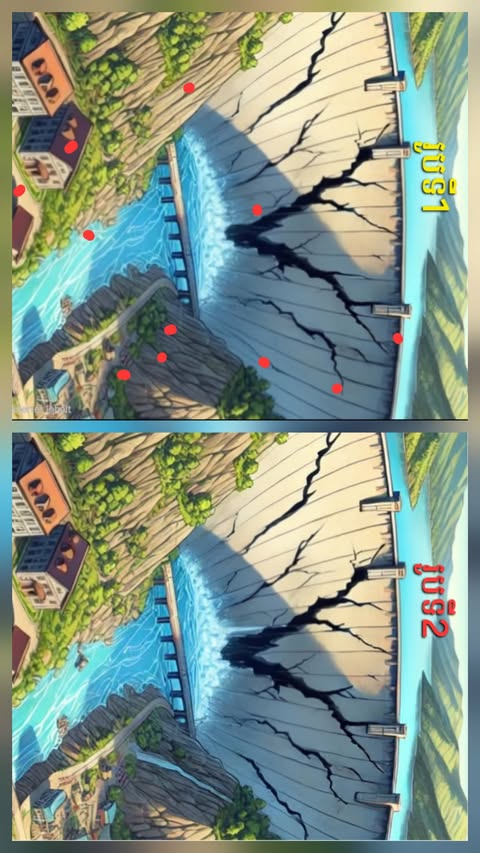
#> input picture spot_the_difference/correct_answers/answer_07.jpg, 480 x 853 px, found by its file name
$ python draw_ans7_red_circles.py
#> lines starting #> are read from the running program, lines starting #| are printed output that depends on the picture; after the words box and inside, x2 and y2 are one past the last pixel; in counts of white or black regions, pixels touching at a corner belong together
import cv2
import numpy as np

ans = cv2.imread("correct_answers/answer_07.jpg")
#> ans is the input picture: shape (853, 480, 3); mean B, G, R 135.3, 148.2, 131.3
hsv = cv2.cvtColor(ans, cv2.COLOR_BGR2HSV)
#> hsv: shape (853, 480, 3); mean H, S, V 65.2, 88.4, 162.1
mask1 = cv2.inRange(hsv, (0, 100, 100), (10, 255, 255))
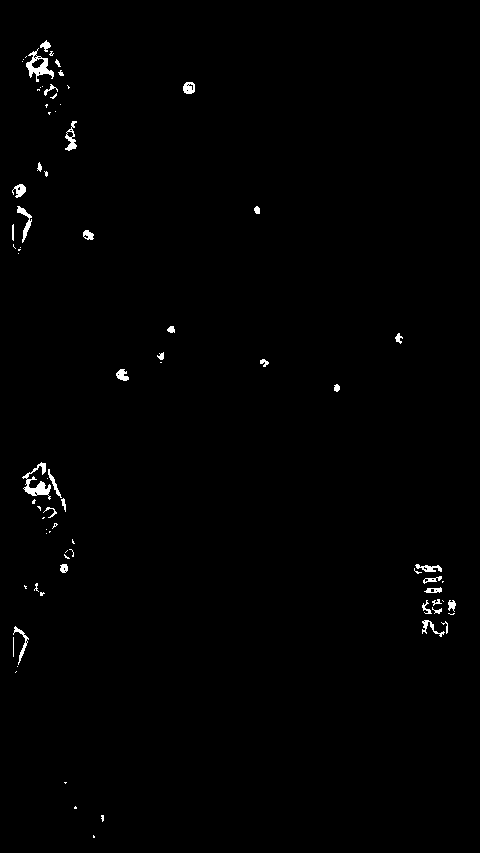
#> mask1: shape (853, 480); 0.76% white; 79 white regions (44 under 20 px), largest, box (x1, y1, x2, y2) and area: (22, 462, 51, 500) 377, (26, 48, 54, 82) 341, (17, 206, 32, 243) 168
mask2 = cv2.inRange(hsv, (170, 100, 100), (180, 255, 255))
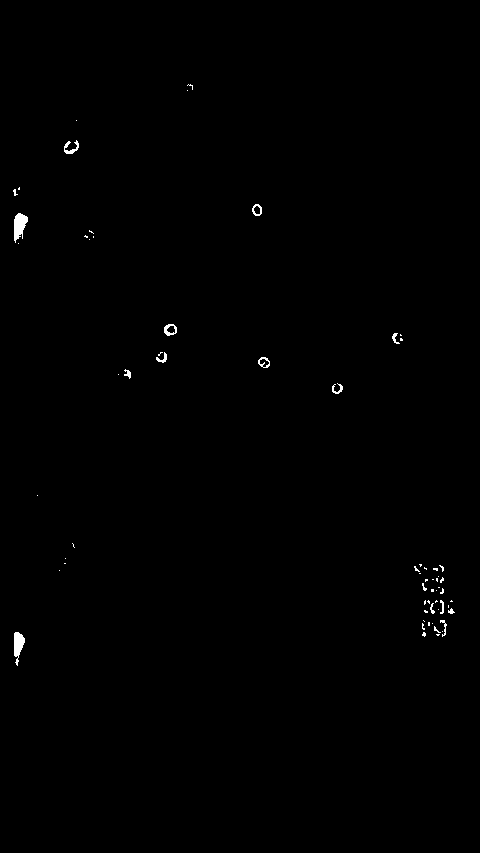
#> mask2: shape (853, 480); 0.34% white; 64 white regions (50 under 20 px), largest, box (x1, y1, x2, y2) and area: (14, 213, 28, 243) 265, (14, 632, 25, 666) 222, (64, 140, 79, 154) 93
red_mask = mask1 | mask2
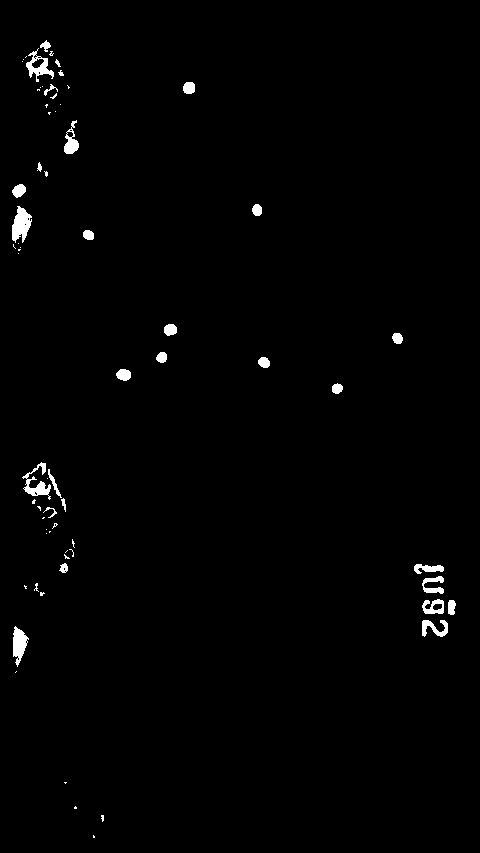
#> red_mask: shape (853, 480); 1.1% white; 68 white regions (39 under 20 px)

cnts, _ = cv2.findContours(red_mask, cv2.RETR_EXTERNAL, cv2.CHAIN_APPROX_SIMPLE)
#> cnts = 68 contours, 43 with area under 20; largest, box (x1, y1, x2, y2) and area: (12, 206, 32, 243) 414, (26, 48, 54, 82) 357, (13, 626, 29, 667) 331, (22, 462, 51, 500) 292, (64, 120, 79, 154) 232
ans_drawn = ans.copy()
count = 0
for c in cnts:
    area = cv2.contourArea(c)
    if area > 10:
        (cx, cy), r = cv2.minEnclosingCircle(c)
        if 4 < r < 40:
            count += 1
            cv2.circle(ans_drawn, (int(cx), int(cy)), int(r) + 2, (0, 255, 0), 2)
            cv2.putText(ans_drawn, str(count), (int(cx) - 10, int(cy) - 10), cv2.FONT_HERSHEY_SIMPLEX, 0.4, (0, 0, 255), 1)
#> this loop made 68 passes
#> (area, cx, cy, r) on passes 6, 7, 8, 9, 13, 14, 15, 28, 30, 31, 32, 33: (331, 16, 646, 20.03), (189, 434, 628, 13.91), (81, 451, 607, 7.28), (212, 433.2, 606.5, 11.27), (159.5, 433.6, 585, 11.74), (146.5, 428.5, 568, 14.64), (49.5, 63.17, 567.5, 4.86), (21, 64, 504.5, 6.58), (63, 54.5, 483, 15.44), (291.5, 40.89, 481.4, 19.39), (76.5, 337, 388.5, 5.59), (121, 123.1, 374.5, 7.3)
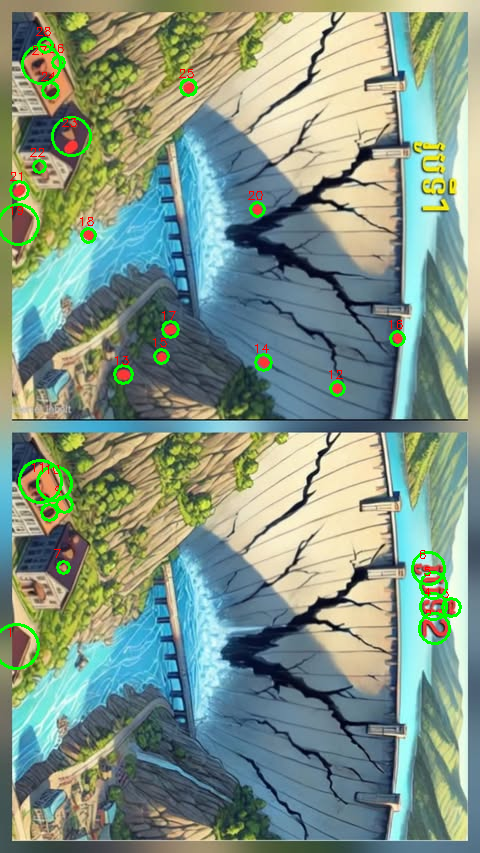
#> ans_drawn: shape (853, 480, 3); 1.52% of pixels changed, all inside (x1, y1, x2, y2) = (0, 27, 462, 670)
#> after the loop, count = 28

cv2.imwrite("/Users/nicksng/.gemini/antigravity-ide/brain/a9d592a8-47fc-46e0-97b5-25fed2b74e19/artifacts/inspect_ans07.png", ans_drawn)
print(f"Saved {count} circles to artifacts/inspect_ans07.png")
#| Saved 28 circles to artifacts/inspect_ans07.png

$ run again, with spot_the_difference/correct_answers/answer_02.jpg copied over spot_the_difference/correct_answers/answer_07.jpg
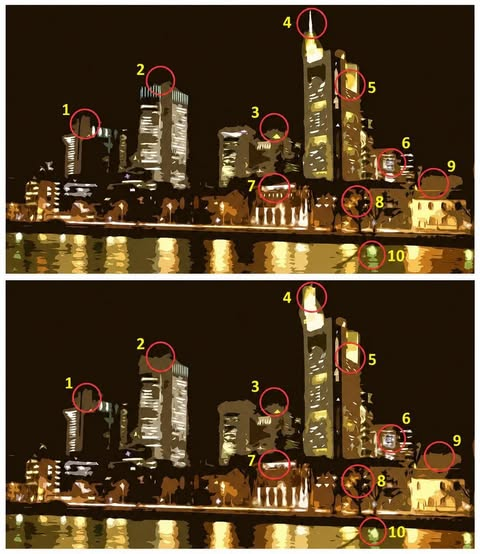
#> input picture spot_the_difference/correct_answers/answer_02.jpg, 480 x 554 px, found by its file name
#> ans is the input picture: shape (554, 480, 3); mean B, G, R 38.1, 63, 82.2
#> hsv: shape (554, 480, 3); mean H, S, V 19.2, 185, 82.3
#> `mask1 = cv2.inRange(hsv, (0, 100, 100), (10, 255, 255))`:
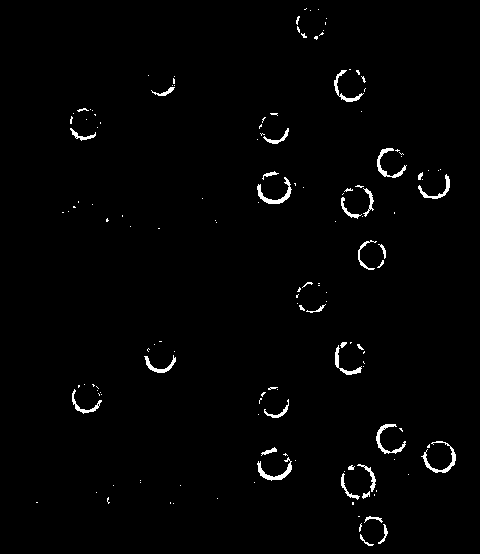
#> mask1: shape (554, 480); 1.5% white; 148 white regions (113 under 20 px), largest, box (x1, y1, x2, y2) and area: (257, 177, 292, 204) 244, (421, 441, 456, 473) 241, (257, 457, 292, 481) 230
#> mask2: shape (554, 480); 0.4% white in thin lines or dots, all inside (x1, y1, x2, y2) = (70, 8, 450, 525)
#> red_mask: shape (554, 480); 1.9% white in thin lines or dots, all inside (x1, y1, x2, y2) = (36, 8, 456, 546)
#> cnts = 62 contours, 41 with area under 20; largest, box (x1, y1, x2, y2) and area: (341, 464, 376, 500) 899, (257, 171, 292, 204) 810, (257, 447, 292, 481) 808, (341, 185, 374, 219) 794, (421, 441, 456, 473) 769
#> the loop `for c in cnts:` made 62 passes
#> (area, cx, cy, r) on passes 1, 2, 19, 22, 23, 24, 26, 27: (20, 366.5, 539, 8.2), (83.5, 373.4, 529.8, 14.77), (899, 358.6, 481.1, 18.12), (807.5, 274.1, 464.5, 17.53), (769, 438.1, 457.4, 17.19), (676, 390.3, 438.6, 15.7), (677.5, 274, 402, 15.52), (677, 86.19, 397.9, 15.46)
#> after the loop `for c in cnts:`:
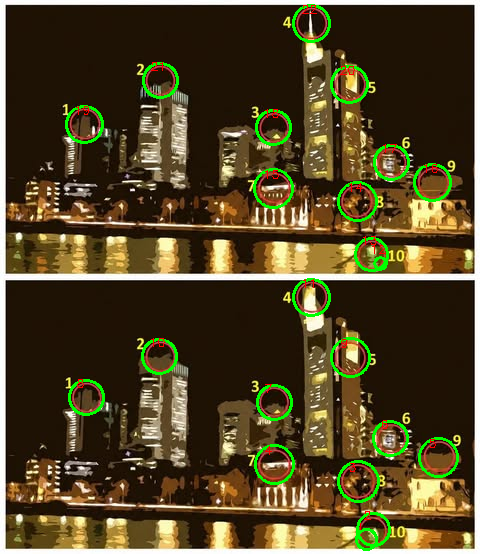
#> ans_drawn: shape (554, 480, 3); 2.81% of pixels changed, all inside (x1, y1, x2, y2) = (65, 4, 459, 551)
#> after the loop `for c in cnts:`: count = 22
#| Saved 22 circles to artifacts/inspect_ans07.png
